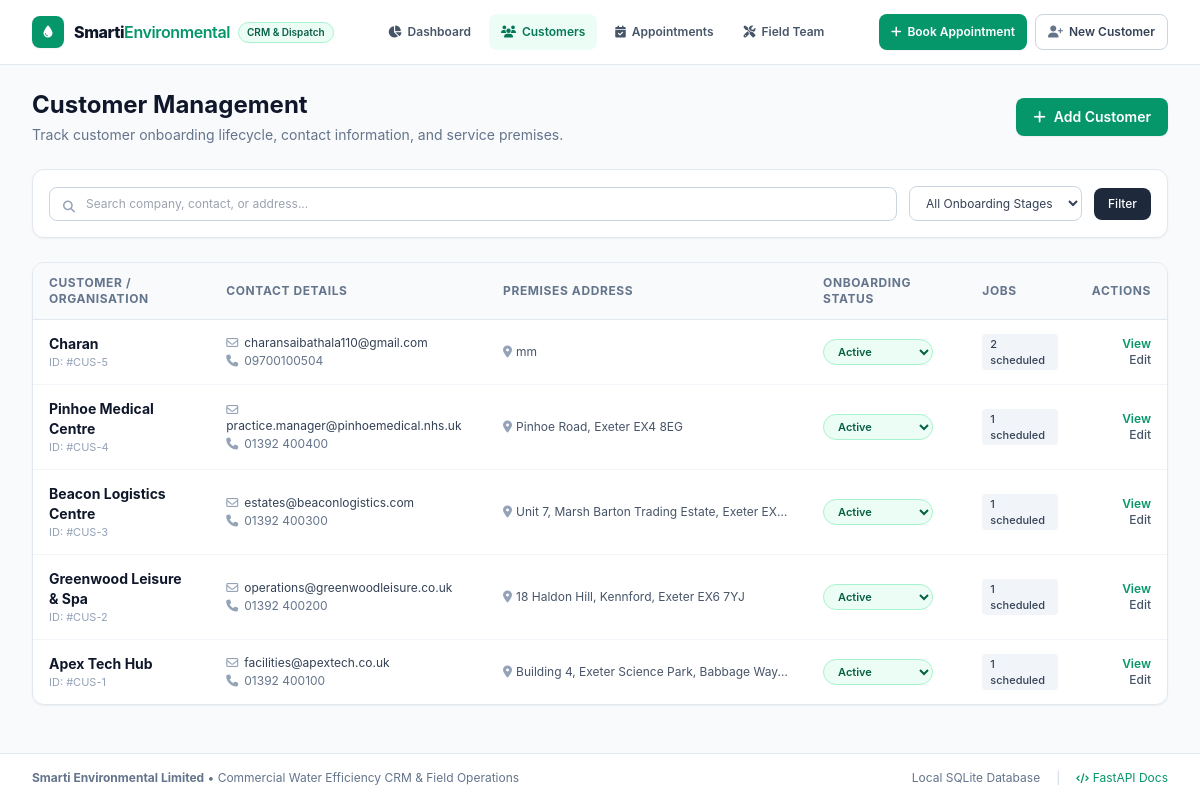
Page /customers on the committed database.
### app/models.py (models this page shows)
class Customer(Base):
    __tablename__ = "customers"
    id = Column(Integer, primary_key=True, index=True)
    name = Column(String(120), nullable=False)
    email = Column(String(120), nullable=False)
    phone = Column(String(40), nullable=False)
    address = Column(Text, nullable=False)
    onboarding_status = Column(String(40), default="New Enquiry")  # New Enquiry, In Progress, Active
    notes = Column(Text, nullable=True)
    created_at = Column(DateTime, default=datetime.utcnow)
    jobs = relationship("Job", back_populates="customer", cascade="all, delete-orphan", order_by="desc(Job.scheduled_date)")

### main.py (the view)
@app.get("/customers", response_class=HTMLResponse)
def list_customers(request: Request, search: str = None, status: str = None, db: Session = Depends(get_db)):
    customers = crud.get_customers(db, search=search, status=status)
    return templates.TemplateResponse(
        request=request,
        name="customers.html",
        context={
            "active_page": "customers",
            "customers": customers,
            "search_query": search,
            "selected_status": status or "All"
        }
    )

### app/templates/customers.html (shortened to what this page needs)
{% extends "base.html" %}
{% block content %}
<div class="space-y-6">
    <div class="flex flex-col sm:flex-row sm:items-center justify-between gap-4">
        <div>
            <h1 class="text-2xl font-bold text-slate-900">Customer Management</h1>
            <p class="text-sm text-slate-500 mt-1">Track customer onboarding lifecycle, contact information, and service premises.</p>
        </div>
        <a href="/customers/new" class="inline-flex items-center px-4 py-2 border border-transparent text-sm font-semibold rounded-lg shadow-sm text-white bg-emerald-600 hover:bg-emerald-700 transition">
            <i class="fa-solid fa-plus mr-2"></i> Add Customer
        </a>
    </div>
    <div class="bg-white p-4 rounded-xl border border-slate-200 shadow-sm flex flex-col sm:flex-row items-center justify-between gap-4">
        <form method="get" action="/customers" class="flex flex-1 w-full sm:w-auto items-center space-x-3">
            <div class="relative flex-1">
                <i class="fa-solid fa-magnifying-glass absolute left-3.5 top-3 text-slate-400 text-xs"></i>
                <input type="text" name="search" value="{{ search_query or '' }}" placeholder="Search company, contact, or address..." class="w-full pl-9 pr-4 py-2 text-xs border border-slate-300 rounded-lg focus:outline-none focus:ring-2 focus:ring-emerald-500">
            </div>
            <select name="status" onchange="this.form.submit()" class="text-xs border border-slate-300 rounded-lg px-3 py-2 bg-white text-slate-700 focus:outline-none focus:ring-2 focus:ring-emerald-500">
                <option value="All" {% if selected_status == 'All' %}selected{% endif %}>All Onboarding Stages</option>
            </select>
            <button type="submit" class="px-3.5 py-2 bg-slate-800 text-white text-xs font-medium rounded-lg hover:bg-slate-700">Filter</button>
        </form>
    </div>
    <div class="bg-white rounded-xl border border-slate-200 shadow-sm overflow-hidden">
        <div class="overflow-x-auto">
            <table class="w-full text-left border-collapse text-xs">
                <thead>
                    <tr class="bg-slate-50 border-b border-slate-200 text-slate-500 font-semibold uppercase tracking-wider">
                        <th class="py-3 px-4">Customer / Organisation</th>
                        <th class="py-3 px-4">Contact Details</th>
                        <th class="py-3 px-4">Premises Address</th>
                        <th class="py-3 px-4">Onboarding Status</th>
                        <th class="py-3 px-4">Jobs</th>
                        <th class="py-3 px-4 text-right">Actions</th>
                    </tr>
                </thead>
                <tbody class="divide-y divide-slate-100">
                    {% for customer in customers %}
                    <tr class="hover:bg-slate-50 transition">
                        <td class="py-3.5 px-4">
                            <a href="/customers/{{ customer.id }}" class="font-bold text-slate-900 hover:text-emerald-600 block text-sm">{{ customer.name }}</a>
                            <span class="text-slate-400 text-[11px]">ID: #CUS-{{ customer.id }}</span>
                        </td>
                        <td class="py-3.5 px-4 space-y-0.5">
                            <div class="text-slate-700"><i class="fa-regular fa-envelope text-slate-400 mr-1.5"></i>{{ customer.email }}</div>
                            <div class="text-slate-500"><i class="fa-solid fa-phone text-slate-400 mr-1.5"></i>{{ customer.phone }}</div>
                        </td>
                        <td class="py-3.5 px-4 text-slate-600 max-w-xs truncate" title="{{ customer.address }}">
                            <i class="fa-solid fa-location-dot text-slate-400 mr-1"></i>{{ customer.address }}
                        </td>
                        <td class="py-3.5 px-4">
                            <form action="/customers/{{ customer.id }}/status" method="post" class="inline">
                                <select name="onboarding_status" onchange="this.form.submit()" class="text-[11px] font-semibold rounded-full px-2.5 py-1 border focus:outline-none cursor-pointer
                                    {% if customer.onboarding_status == 'Active' %}bg-emerald-50 text-emerald-800 border-emerald-200
                                    {% elif customer.onboarding_status == 'In Progress' %}bg-blue-50 text-blue-800 border-blue-200
                                    {% else %}bg-amber-50 text-amber-800 border-amber-200{% endif %}">
                                    <option value="Active" {% if customer.onboarding_status == 'Active' %}selected{% endif %}>Active</option>
                                </select>
                            </form>
                        </td>
                        <td class="py-3.5 px-4">
                            <span class="inline-flex items-center px-2 py-0.5 rounded text-[11px] font-medium bg-slate-100 text-slate-700">
                                {{ customer.jobs|length }} scheduled
                            </span>
                        </td>
                        <td class="py-3.5 px-4 text-right space-x-2">
                            <a href="/customers/{{ customer.id }}" class="text-emerald-600 hover:text-emerald-800 font-semibold">View</a>
                            <a href="/customers/{{ customer.id }}/edit" class="text-slate-600 hover:text-slate-900 font-medium">Edit</a>
                        </td>
                    </tr>
                    {% else %}
                    <tr>
                        <td colspan="6" class="py-8 text-center text-slate-500 text-sm">No customers found matching current filters.</td>
                    </tr>
                    {% endfor %}
                </tbody>
            </table>
        </div>
    </div>
</div>
{% endblock %}

### app/templates/base.html (style rules this page uses)
body { font-family: -apple-system, BlinkMacSystemFont, "Segoe UI", Roboto, Helvetica, Arial, sans-serif; }

### rows in the picture
Customer: name "Charan", id "5", email "charansaibathala110@gmail.com", phone "09700100504", address "mm", onboarding_status "Active", jobs|length "2"
Customer: name "Pinhoe Medical Centre", id "4", email "practice.manager@pinhoemedical.nhs.uk", phone "01392 400400", address "Pinhoe Road, Exeter EX4 8EG", onboarding_status "Active", jobs|length "1"
Customer: name "Beacon Logistics Centre", id "3", email "estates@beaconlogistics.com", phone "01392 400300", address "Unit 7, Marsh Barton Trading Estate, Exeter EX…", onboarding_status "Active", jobs|length "1"
Customer: name "Greenwood Leisure & Spa", id "2", email "operations@greenwoodleisure.co.uk", phone "01392 400200", address "18 Haldon Hill, Kennford, Exeter EX6 7YJ", onboarding_status "Active", jobs|length "1"
Customer: name "Apex Tech Hub", id "1", email "facilities@apextech.co.uk", phone "01392 400100", address "Building 4, Exeter Science Park, Babbage Way…", onboarding_status "Active", jobs|length "1"
